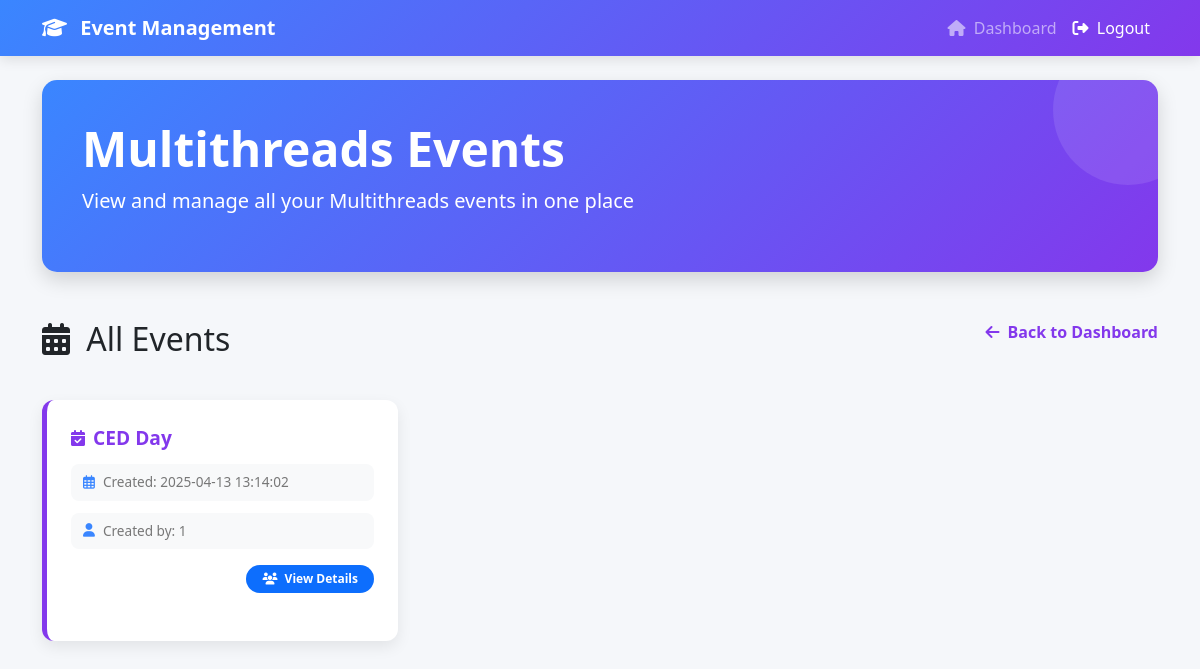
/multithreads, run on the app's committed database.
### tables this page shows
CREATE TABLE event_type_tbl (
    id INTEGER PRIMARY KEY AUTOINCREMENT,
    event_name TEXT NOT NULL,
    event_type TEXT NOT NULL,
    date_created TEXT NOT NULL,
    created_by INTEGER,
    FOREIGN KEY (created_by) REFERENCES admin_tbl(id)
);

### app.py (the view)
@app.route('/multithreads')
def multithreads_page():
    conn = get_db_connection()
    multithreads_data = conn.execute("SELECT * FROM event_type_tbl WHERE event_type = 'Multithreads'")
    return render_template('multithreads.html', threads=multithreads_data)

### app.py (called while the page is built)
def get_db_connection():
    conn = sqlite3.connect('database/database.db')
    conn.row_factory = sqlite3.Row
    conn.execute("PRAGMA foreign_keys = ON;")
    return conn

### templates/multithreads.html (shortened to what this page needs)
<!DOCTYPE html>
<html lang="en">
<head>
    <link rel="stylesheet" href="/static/bootstrap/css/bootstrap.min.css">
    <link rel="stylesheet" href="https://cdnjs.cloudflare.com/ajax/libs/font-awesome/6.4.0/css/all.min.css">
    <link rel="stylesheet" href="/static/bootstrap/css/all.min.css">
</head>
<body>
    <nav class="navbar navbar-expand-lg navbar-dark">
        <div class="container">
            <a class="navbar-brand" href="#">
                <i class="fas fa-graduation-cap me-2"></i>
                Event Management
            </a>
            <div class="collapse navbar-collapse" id="navbarNav">
                <ul class="navbar-nav ms-auto">
                    <li class="nav-item">
                        <a class="nav-link" href="/admin/dashboard">
                            <i class="fas fa-home me-1"></i> Dashboard
                        </a>
                    </li>
                    <li class="nav-item">
                        <a class="nav-link logout-link" href="{{ url_for('admin_logout') }}">
                            <i class="fas fa-sign-out-alt me-1"></i> Logout
                        </a>
                    </li>
                </ul>
            </div>
        </div>
    </nav>
    <div class="container mt-4 mb-5">
        <div class="header-section">
            <h1 class="display-5 fw-bold">Multithreads Events</h1>
            <p class="lead">View and manage all your Multithreads events in one place</p>
        </div>
        <div class="page-title-section">
            <h2 class="mb-0">
                <i class="fas fa-calendar-alt me-2"></i> All Events
            </h2>
            <a href="/admin/dashboard" class="back-link">
                <i class="fas fa-arrow-left"></i> Back to Dashboard
            </a>
        </div>
        {% if threads %}
            <div class="row">
                {% for thread in threads %}
                <div class="col-md-6 col-lg-4 mb-4">
                    <a href="/events/{{ thread['id'] }}" class="event-card">
                        <div class="event-title">
                            <i class="fas fa-calendar-check"></i> {{ thread['event_name'] }}
                        </div>
                        <div class="event-meta">
                            <i class="far fa-calendar-alt"></i> Created: {{ thread['date_created'] }}
                        </div>
                        <div class="event-meta">
                            <i class="fas fa-user"></i> Created by: {{ thread['created_by'] }}
                        </div>
                        <div class="d-flex justify-content-end mt-3">
                            <span class="badge bg-primary rounded-pill px-3 py-2">
                                <i class="fas fa-users me-1"></i> View Details
                            </span>
                        </div>
                    </a>
                </div>
                {% endfor %}
            </div>
        {% endif %}
    </div>
</body>
</html>

### templates/multithreads.html (style rules this page uses)
:root { --primary-color: #3a86ff; --secondary-color: #8338ec; --accent-color: #ff006e; --light-bg: #f8f9fa; --dark-bg: #212529; }
body { background-color: #f5f7fa; font-family: 'Segoe UI', Tahoma, Geneva, Verdana, sans-serif; }
.navbar { background: linear-gradient(135deg, var(--primary-color), var(--secondary-color)); box-shadow: 0 4px 12px rgba(0, 0, 0, 0.1); }
.navbar-brand { font-weight: 700; color: white !important; }
.header-section { background: linear-gradient(135deg, var(--primary-color), var(--secondary-color)); color: white; padding: 2.5rem; border-radius: 15px; margin-bottom: 2rem; box-shadow: 0 8px 20px rgba(0, 0, 0, 0.15); position: relative; overflow: hidden; }
.header-section::before { content: ''; position: absolute; top: 0; right: 0; width: 150px; height: 150px; background: rgba(255, 255, 255, 0.1); border-radius: 50%; transform: translate(30%, -30%); }
.page-title-section { display: flex; justify-content: space-between; align-items: center; margin-bottom: 1.5rem; }
.back-link { display: inline-flex; align-items: center; text-decoration: none; color: var(--secondary-color); font-weight: 600; transition: all 0.2s ease; margin-top: 1rem; margin-bottom: 2rem; }
.back-link i { margin-right: 0.5rem; }
.event-card { background-color: white; border-radius: 12px; box-shadow: 0 6px 15px rgba(0, 0, 0, 0.08); padding: 1.5rem; margin-bottom: 1.5rem; border-left: 5px solid var(--secondary-color); transition: transform 0.3s ease, box-shadow 0.3s ease; height: 100%; display: block; text-decoration: none; color: inherit; }
.event-title { font-size: 1.2rem; font-weight: 600; color: var(--secondary-color); margin-bottom: 0.75rem; display: flex; align-items: center; }
.event-title i { margin-right: 0.5rem; font-size: 1rem; }
.event-meta { display: flex; align-items: center; color: #777; font-size: 0.85rem; margin-bottom: 0.75rem; background-color: var(--light-bg); padding: 0.5rem 0.75rem; border-radius: 8px; }
.event-meta i { margin-right: 0.5rem; color: var(--primary-color); }
.logout-link { color: white; transition: all 0.2s ease; }

### data on the page
event_type_tbl: event_name "CED Day", date_created "2025-04-13 13:14:02", created_by "1"
